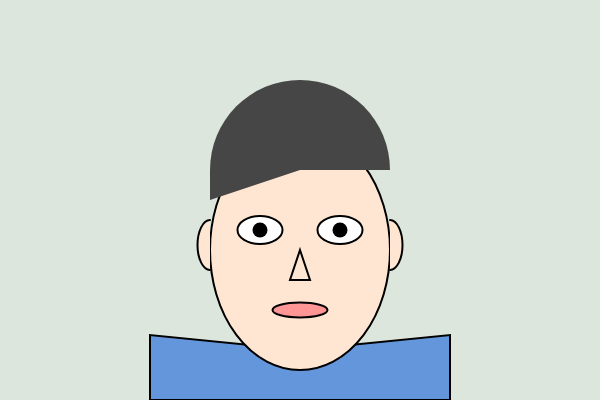
Frame 1 (no input)
Frame 60 (no input): identical to frame 1, image omitted
Frame 120 (the mouse pressed at the canvas centre since frame 60): identical to frame 1, image omitted

The p5.js sketch that drew this single still picture (run headless with seeded random() and noise() and a simulated clock; from frame 60 on, the mouse is pressed at the canvas centre):

// p5.js sketch
// ── sketch.js
let skinColor, hairColor, shirtColor, lineColor, backgroundColor;

function setup() {
  createCanvas(600, 400);
  

  skinColor = color(255, 230, 210);
  hairColor = color(70, 70, 70);
  shirtColor = color(100, 150, 220);
  lineColor = color(0);
  backgroundColor = color(220, 230, 220);
}

function draw() {
  background(backgroundColor);

  let fixedX = width / 2;
  let fixedY = 250; 

  push();
  
  translate(fixedX, fixedY);

  fill(skinColor);
  stroke(lineColor);
  strokeWeight(2);
  rect(-45, 15, 90, 70); 

  fill(shirtColor);
  stroke(lineColor);
  strokeWeight(2);
  beginShape();
  vertex(-150, 150); 
  vertex(150, 150);  
  vertex(150, 85);   
  vertex(0, 100);    
  vertex(-150, 85);  
  endShape(CLOSE);
  
  fill(skinColor);
  stroke(lineColor);
  strokeWeight(2);
  ellipse(0, 0, 180, 240); 

  arc(-90, -5, 25, 50, HALF_PI, PI + HALF_PI); 
  arc(90, -5, 25, 50, PI + HALF_PI, HALF_PI);

  fill(hairColor);
  noStroke();
  arc(0, -80, 180, 180, PI, TWO_PI); 
  triangle(-90, -80, 0, -80, -90, -50);

  fill(255);
  stroke(lineColor);
  strokeWeight(2);
  ellipse(-40, -20, 45, 28); 
  ellipse(40, -20, 45, 28);  
  
  fill(lineColor);
  noStroke();
  ellipse(-40, -20, 15, 15);
  ellipse(40, -20, 15, 15);

  fill(skinColor);
  stroke(lineColor);
  strokeWeight(2);
  beginShape();
  vertex(0, 0); 
  vertex(10, 30);
  vertex(-10, 30);
  endShape(CLOSE);
  
  fill(255, 150, 150);
  stroke(lineColor);
  strokeWeight(2);
  ellipse(0, 60, 55, 15); 
  
  pop();

}
